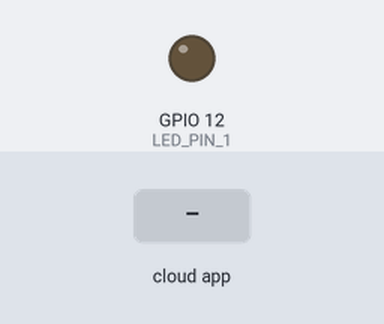
A program run on a simulated ESP32. On the bench: output pins drawn as LEDs (lit = HIGH). The test bench sets the inputs (shaded band). WiFi joins after 1.5 s; servers stay silent unless stated; what the program prints to the serial monitor is not drawn.

Above: at 2.7 s.
2.8 s: the phone or cloud app sets led.one to 1
At 4.0 s:
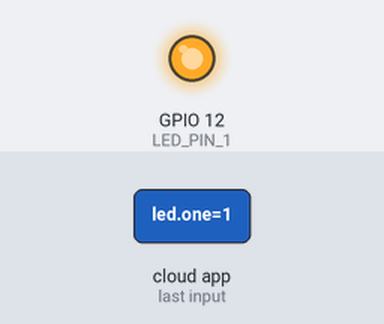
4.3 s: the phone or cloud app sets led.one to 0
At 5.2 s:
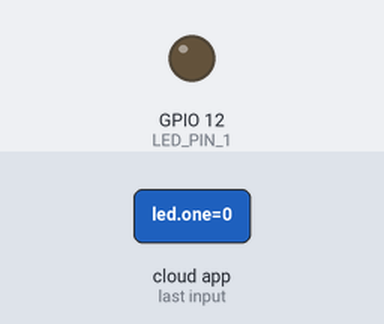
Timing chart, 0 to 7.3 s (numbered marks = the images above; inputs shaded):
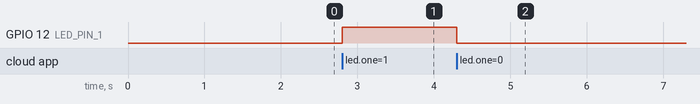

Measured:
- after the input at 2.8 s, GPIO 12 (LED_PIN_1): LOW → HIGH at once
- after the input at 4.3 s, GPIO 12 (LED_PIN_1): HIGH → LOW at once

The program:

main.cpp
```cpp
#include <WiFi.h>
#include "fauxmoESP.h"

#define SERIAL_BAUDRATE 115200

// Replace with your Wi-Fi credentials
#define WIFI_SSID "IoTPrivate"
#define WIFI_PASS "iotprivate303"

// Define pin for the LED
#define LED_PIN_1 12

// Name of the LED for Alexa
#define LED_1 "led one"

fauxmoESP fauxmo;

// Function to connect to Wi-Fi
void wifiSetup() {
  // Set Wi-Fi mode to STA
  WiFi.mode(WIFI_STA);

  // Connect to Wi-Fi
  Serial.printf("[WIFI] Connecting to %s ", WIFI_SSID);
  WiFi.begin(WIFI_SSID, WIFI_PASS);

  // Wait for connection
  while (WiFi.status() != WL_CONNECTED) {
    Serial.print(".");
    delay(100);
  }
  Serial.println();

  // Connection successful
  Serial.printf("[WIFI] STATION Mode, SSID: %s, IP address: %s\n", WiFi.SSID().c_str(), WiFi.localIP().toString().c_str());
}

void setup() {
  // Initialize serial port
  Serial.begin(SERIAL_BAUDRATE);
  Serial.println();

  // Connect to Wi-Fi
  wifiSetup();

  // Set up the LED pin
  pinMode(LED_PIN_1, OUTPUT);
  digitalWrite(LED_PIN_1, LOW);  // LED off

  // Create and set up the fauxmoESP server
  fauxmo.createServer(true); // not necessary, this is the default value
  fauxmo.setPort(80); // This is required for gen3 devices

  // Enable the fauxmoESP library
  fauxmo.enable(true);

  // Add the virtual device
  fauxmo.addDevice(LED_1);

  // Handler for Alexa commands
  fauxmo.onSetState([](unsigned char device_id, const char* device_name, bool state, unsigned char value) {
    // Callback when a command is received from Alexa
    Serial.printf("[MAIN] Device #%d (%s) state: %s value: %d\n", device_id, device_name, state ? "ON" : "OFF", value);

    if (strcmp(device_name, LED_1) == 0) {
      // Control the LED
      Serial.println("LED 1 switched by Alexa");
      digitalWrite(LED_PIN_1, state ? HIGH : LOW);  // Turn LED on/off
    }
  });
}

void loop() {
  // Handle fauxmoESP events
  fauxmo.handle();
}
```
